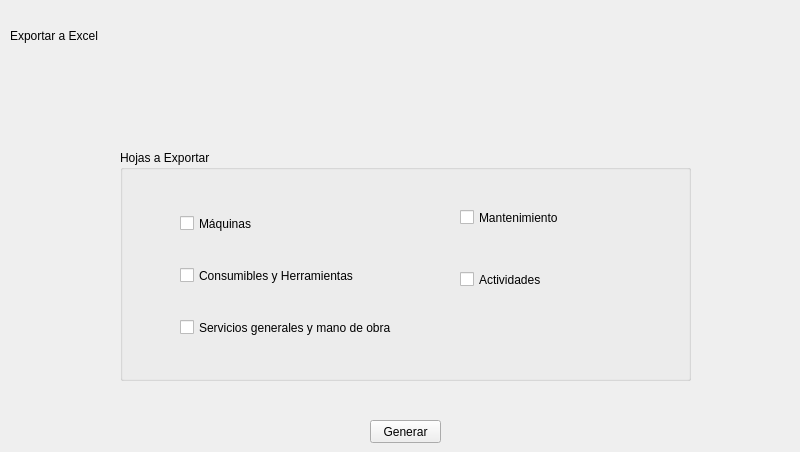
    <widget class="QWidget" name="page_11">
     <widget class="QLabel" name="label_24">
      <property name="geometry">
       <rect>
        <x>10</x>
        <y>20</y>
        <width>781</width>
        <height>31</height>
       </rect>
      </property>
      <property name="text">
       <string>Exportar a Excel</string>
      </property>
     </widget>
     <widget class="QPushButton" name="pushButton_31">
      <property name="geometry">
       <rect>
        <x>370</x>
        <y>420</y>
        <width>71</width>
        <height>23</height>
       </rect>
      </property>
      <property name="text">
       <string>Generar</string>
      </property>
     </widget>
     <widget class="QGroupBox" name="groupBox_21">
      <property name="geometry">
       <rect>
        <x>120</x>
        <y>150</y>
        <width>571</width>
        <height>231</height>
       </rect>
      </property>
      <property name="title">
       <string>Hojas a Exportar</string>
      </property>
      <widget class="QCheckBox" name="checkBox_5">
       <property name="geometry">
        <rect>
         <x>340</x>
         <y>120</y>
         <width>91</width>
         <height>19</height>
        </rect>
       </property>
       <property name="text">
        <string>Actividades</string>
       </property>
      </widget>
      <widget class="QCheckBox" name="checkBox_4">
       <property name="geometry">
        <rect>
         <x>60</x>
         <y>168</y>
         <width>221</width>
         <height>19</height>
        </rect>
       </property>
       <property name="text">
        <string>Servicios generales y mano de obra</string>
       </property>
      </widget>
      <widget class="QCheckBox" name="checkBox_3">
       <property name="geometry">
        <rect>
         <x>340</x>
         <y>58</y>
         <width>104</width>
         <height>19</height>
        </rect>
       </property>
       <property name="text">
        <string>Mantenimiento</string>
       </property>
      </widget>
      <widget class="QCheckBox" name="checkBox">
       <property name="geometry">
        <rect>
         <x>60</x>
         <y>64</y>
         <width>77</width>
         <height>19</height>
        </rect>
       </property>
       <property name="text">
        <string>Máquinas</string>
       </property>
      </widget>
      <widget class="QCheckBox" name="checkBox_2">
       <property name="geometry">
        <rect>
         <x>60</x>
         <y>116</y>
         <width>185</width>
         <height>19</height>
        </rect>
       </property>
       <property name="text">
        <string>Consumibles y Herramientas</string>
       </property>
      </widget>
     </widget>
    </widget>
